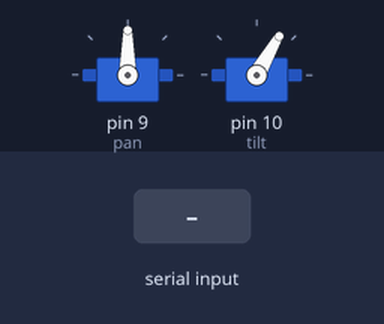
The sketch below on a simulated Arduino Mega 2560, built with avr-gcc and run on an emulated ATmega2560. On the bench: 2 × servo. Inputs (shaded band) come from the test bench.

Above: at 1.7 s.
1.8 s: "90,45\n" received over Serial
At 4.2 s:
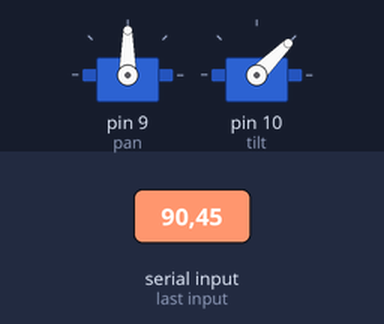
4.5 s: "30,150\n" received over Serial
At 6.8 s:
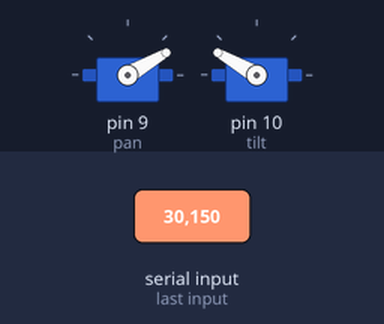
7.1 s: "1,90\n" received over Serial
At 8.6 s:
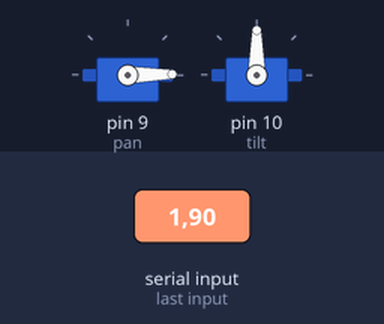
Timing chart, 0 to 10.1 s (numbered marks = the images above; inputs shaded):
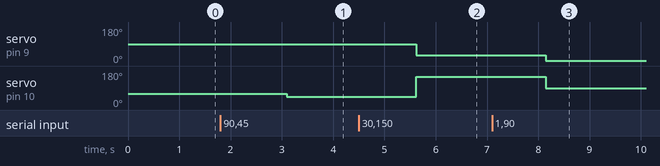

Measured:
- after the input at 1.8 s, servo on pin 10 (tilt): 60° → 45° after 1.3 s
- after the input at 4.5 s, servo on pin 9 (pan): 90° → 30° after 1.1 s; servo on pin 10 (tilt): 45° → 150° after 1.1 s
- after the input at 7.1 s, servo on pin 9 (pan): 30° → 1° after 1.0 s; servo on pin 10 (tilt): 150° → 90° after 1.0 s

The sketch:

integrate.ino
```cpp
#include<stdio.h>
#include<stdlib.h>
#include<string.h>
#include<Servo.h>
#include<SPI.h>
#include<MFRC522.h>
#define INPUT_SIZE 30

#define SS_PIN 53
#define RST_PIN 5

/*
PIN DIAGRAM
RST-5
SS-53
MOSI-51
MISO-50
SCK-52
3.3V-3.3V
GND-GND

{2,3,4,6=>Motor Running},{9,10 => Servo Motor Movement }, {5,53,51,50,52,3.3,GND => RFID Pins}
*/

MFRC522 mfrc522(SS_PIN, RST_PIN);

Servo pan,tilt;

const int lf = 2;
const int lb = 3;
const int rf = 4;
const int rb = 6; //Changed from 5-6

void motors(int inputLF,int inputLB,int inputRF,int inputRB);
void servo(int pan_value, int tilt_value);
void rfid();

void setup()
{
  Serial.begin(9600);
  SPI.begin();
  mfrc522.PCD_Init();
  pan.attach(9);
  tilt.attach(10);
  pan.write(90);
  tilt.write(60);
  delay(500);
  pan.detach();
  tilt.detach();
}

void loop()
{
  char *token;
  int count = 0;
  int inputs[4];
  char input[INPUT_SIZE + 1];
  byte size = Serial.readBytes(input, INPUT_SIZE);
  input[size] = 0;
  token = strtok(input, ",");
  rfid();
  while (token != NULL)
  {
    inputs[count] = atoi(token);
    count++;
    token = strtok(NULL, ",");
  }
  if (count == 4)
  {
  	motors(inputs[0],inputs[1],inputs[2],inputs[3]);
  	delay(500);
  }
  else if (count == 2)
  {
    servo(inputs[0],inputs[1]);
    delay(500);
  }
  delay(500);
}

void motors(int inputLF,int inputLB,int inputRF,int inputRB)
{
  analogWrite(lf, inputLF);
  analogWrite(lb, inputLB);
  analogWrite(rf, inputRF);
  analogWrite(rb, inputRB);
}

void servo(int pan_value, int tilt_value)
{
  pan.attach(9);
  tilt.attach(10);
  pan.write(90);
  tilt.write(60);
	pan.write(pan_value);
  tilt.write(tilt_value);
  delay(500);
  pan.detach();
  tilt.detach();
}
void rfid()
{
  if ( ! mfrc522.PICC_IsNewCardPresent())
  {
    return;
  }
  if ( ! mfrc522.PICC_ReadCardSerial())
  {
    return;
  }
  for (int i = 0; i < mfrc522.uid.size; i++)
  {
     Serial.print(mfrc522.uid.uidByte[i],HEX);
  }
  Serial.println();
  delay(500);
}
```
